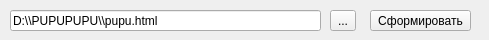
<?xml version="1.0" encoding="UTF-8"?>
<ui version="4.0">
 <class>PrintDialog</class>
 <widget class="QWidget" name="PrintDialog">
  <property name="geometry">
   <rect>
    <x>0</x>
    <y>0</y>
    <width>489</width>
    <height>40</height>
   </rect>
  </property>
  <property name="windowTitle">
   <string>Form</string>
  </property>
  <widget class="QLineEdit" name="lineEdit">
   <property name="geometry">
    <rect>
     <x>10</x>
     <y>10</y>
     <width>311</width>
     <height>21</height>
    </rect>
   </property>
   <property name="text">
    <string>D:\\PUPUPUPU\\pupu.html</string>
   </property>
  </widget>
  <widget class="QToolButton" name="toolButton">
   <property name="geometry">
    <rect>
     <x>330</x>
     <y>10</y>
     <width>26</width>
     <height>21</height>
    </rect>
   </property>
   <property name="text">
    <string>...</string>
   </property>
  </widget>
  <widget class="QPushButton" name="pushButton">
   <property name="geometry">
    <rect>
     <x>370</x>
     <y>10</y>
     <width>101</width>
     <height>21</height>
    </rect>
   </property>
   <property name="text">
    <string>Сформировать</string>
   </property>
  </widget>
 </widget>
 <resources/>
 <connections/>
</ui>
